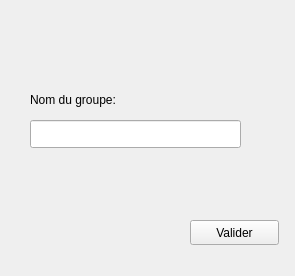
<?xml version="1.0" encoding="UTF-8"?>
<ui version="4.0">
 <class>AjoutGroupe</class>
 <widget class="QWidget" name="AjoutGroupe">
  <property name="geometry">
   <rect>
    <x>0</x>
    <y>0</y>
    <width>295</width>
    <height>276</height>
   </rect>
  </property>
  <property name="windowTitle">
   <string>Form</string>
  </property>
  <widget class="QLineEdit" name="nom_groupe">
   <property name="geometry">
    <rect>
     <x>30</x>
     <y>120</y>
     <width>211</width>
     <height>28</height>
    </rect>
   </property>
  </widget>
  <widget class="QPushButton" name="ok">
   <property name="geometry">
    <rect>
     <x>190</x>
     <y>220</y>
     <width>89</width>
     <height>25</height>
    </rect>
   </property>
   <property name="text">
    <string>Valider</string>
   </property>
  </widget>
  <widget class="QLabel" name="label_10">
   <property name="geometry">
    <rect>
     <x>30</x>
     <y>90</y>
     <width>211</width>
     <height>19</height>
    </rect>
   </property>
   <property name="text">
    <string>Nom du groupe:</string>
   </property>
  </widget>
 </widget>
 <resources/>
 <connections/>
</ui>
